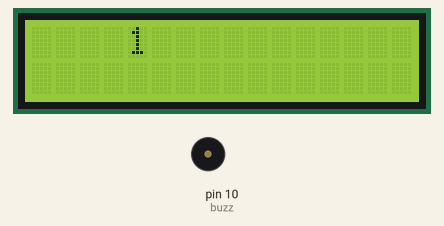
Bench run of a sketch on a simulated Arduino Uno, built with avr-gcc and run on an emulated ATmega328P. Shown: 16×2 character LCD, buzzer (waves = sounding, pin HIGH).

Above: at 0.1 s.
At 2.1 s:
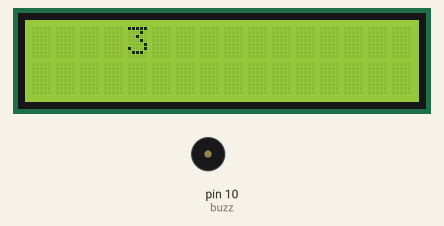
At 5.1 s:
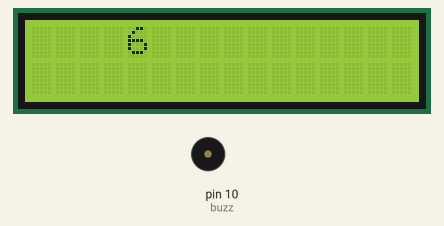
At 10.1 s:
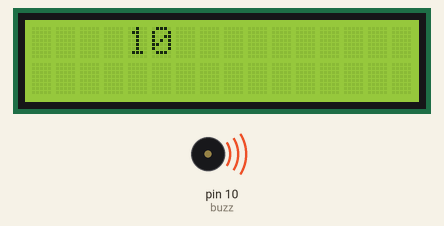
Timing chart, 0 to 34.6 s (numbered marks = the images above):
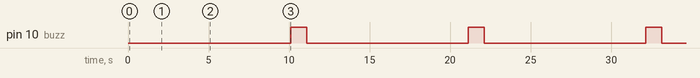

The sketch:

Code14.ino
```cpp
// (licence header left out)
//Q3 Write an Arduino Program to make a buzzer ring after the LCD finishing showing 10 starting from 1.

#include <LiquidCrystal.h>
LiquidCrystal lcd(12, 11, 5, 4, 3, 2);
int buzz = 10;
int i;

void setup()
{
  pinMode(buzz, OUTPUT);
  lcd.begin(16, 2);
}

void loop()
{
  for (i = 1; i <= 10; i++)
  {
    lcd.clear();
    lcd.setCursor(4,0);
    lcd.print(i);
    delay(1000);
  }

  digitalWrite(buzz,HIGH);
  delay(1000);
  digitalWrite(buzz,LOW);
}
```

Measured:
- by itself, pin 10 (buzz): alternates HIGH for 1.0 s and LOW for 10.0 s
- by itself, everything shown: repeats every 11.0 s, in 12 steps
- what the display in image 1 shows lasts 1.0 s, from 2.1 s to 3.1 s
